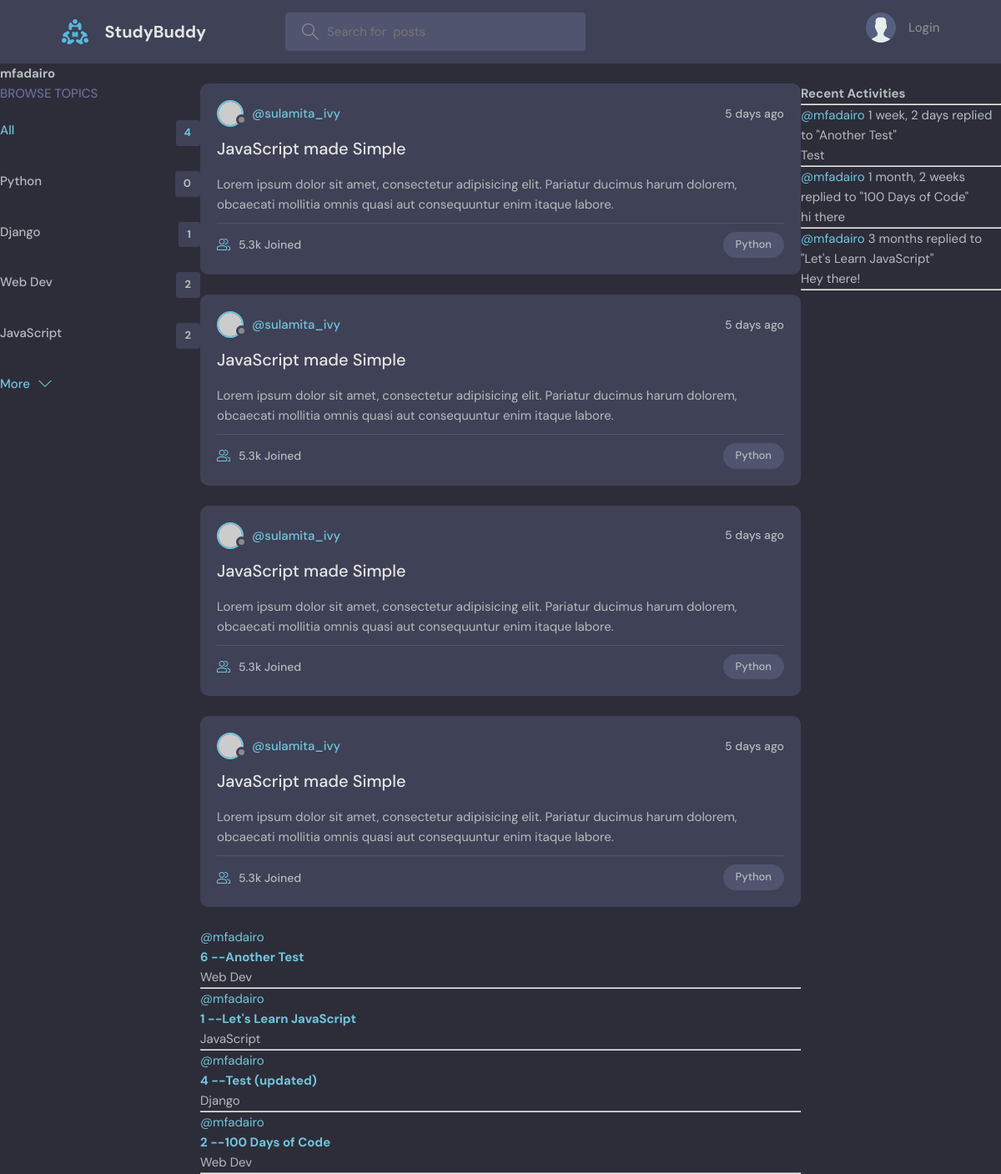
Page /profile/1/ on the earlier database version.
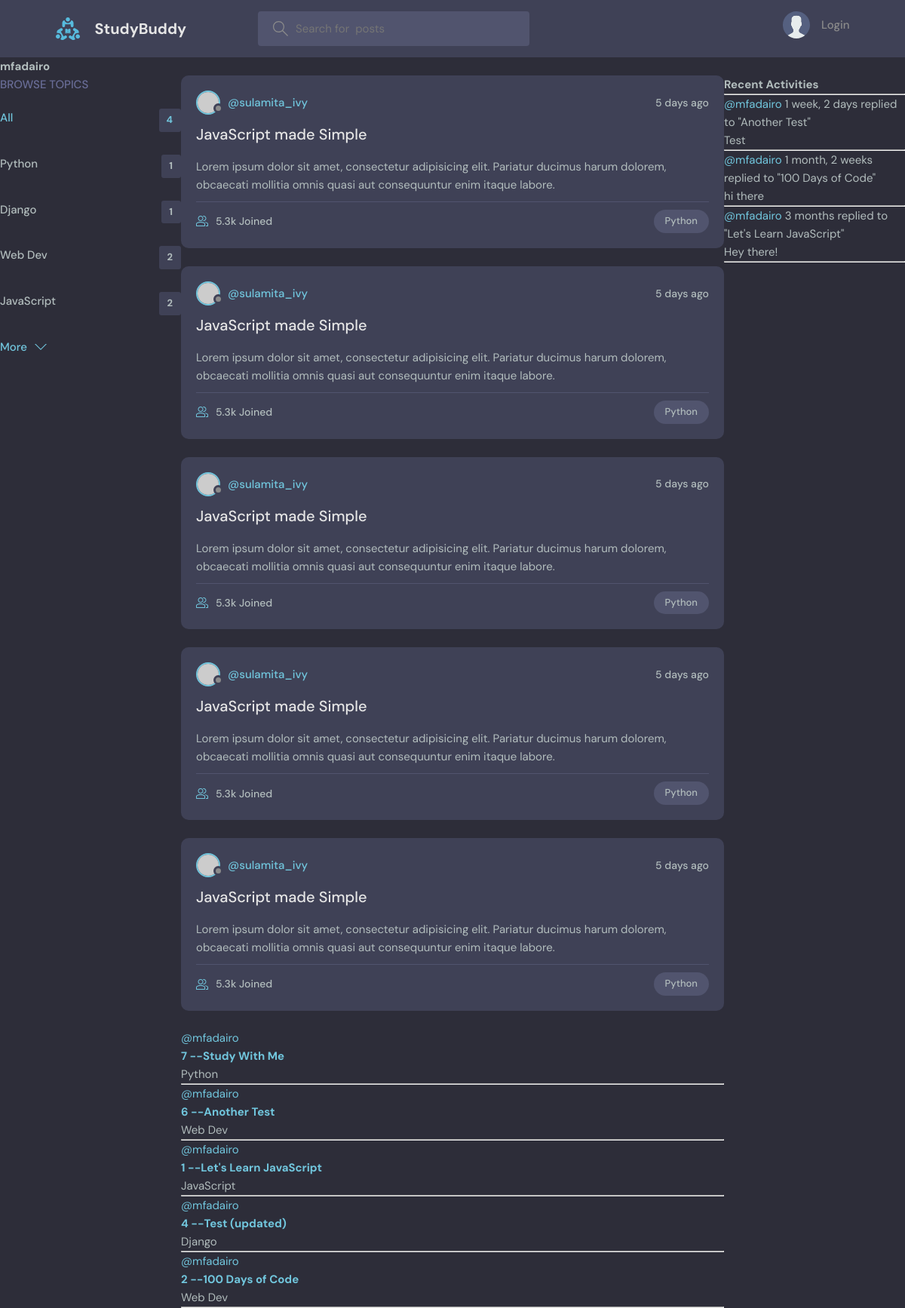
Same page on the later database version.
### base/models.py (models this page shows, shortened)
class Topic(models.Model):
    name = models.CharField(max_length=200)

class Room(models.Model):
    host = models.ForeignKey(User, on_delete=models.SET_NULL, null=True)
    topic = models.ForeignKey(Topic, on_delete=models.SET_NULL, null=True)
    name = models.CharField(max_length=200)
    description = models.TextField(null=True, blank=True)
    participants = models.ManyToManyField(User, related_name='participants', blank=True)
    update = models.DateTimeField(auto_now=True)
    created = models.DateTimeField(auto_now_add=True)
    class Meta:
       ordering = ["-update", "-created"]
    def __str__(self):
        return self.name

class Message(models.Model):
    user = models.ForeignKey(User, on_delete=models.CASCADE)
    room = models.ForeignKey(Room,on_delete=models.CASCADE)
    body = models.TextField()
    update = models.DateTimeField(auto_now=True)
    created = models.DateTimeField(auto_now_add=True)
    class Meta:
       ordering = ["-update", "-created"]
    def __str__(self):
        return self.body[0:50]

### base/views.py (the view)
# urls.py: path('profile/<str:pk>/', views.userProfile, name="user-profile"),
def userProfile(request, pk):
    user = User.objects.get(id=pk)
    room_messages = user.message_set.all()
    topics = Topic.objects.all()
    rooms = user.room_set.all()
    context = {'user': user, 'rooms': rooms,
                'room_messages': room_messages, 'topics': topics}
    return render(request, 'base/profile.html', context)

### base/templates/base/profile.html (shortened to what this page needs)
{% extends 'main.html' %}
{% block content %}
<h1>{{user.username}}</h1>
<div class="profile-container">
    <div>
        {% include 'base/topics_component.html' %}
    </div>
    <div>
        {% include 'base/feed_component.html' %}
    </div>
    <div>
        {% include 'base/activity_component.html' %}
    </div>
</div>
{% endblock content %}

### templates/main.html (shortened to what this page needs)
<!DOCTYPE html>
{% load static %}
<html lang="en">
  <head>
    <link rel="stylesheet" href="{% static 'styles/style.css' %}" />
  </head>
  <body>
    {% include 'navbar.html' %}
    {% block content %}
    {% endblock %}
  </body>
</html>

### templates/navbar.html (shortened to what this page needs)
{% load static %}
<header class="header header--loggedIn">
    <div class="container">
      <a href="{% url 'home' %}" class="header__logo">
        <img src="{% static 'images/logo.svg' %}" />
        <h1>StudyBuddy</h1>
      </a>
      <form class="header__search" method="GET" action="{% url 'home' %}" >
        <label>
          <input name="q" placeholder="Search for  posts" />
        </label>
      </form>
      <nav class="header__menu">
        {% if request.user.is_authenticated %}
        <div class="header__user">
          <a href="profile.html">
            <div class="avatar avatar--medium active">
              <img src="https://randomuser.me/api/portraits/men/37.jpg" />
            </div>
            <p>@{{request.user.username}} <span>@{{request.user.username}}</span></p>
          </a>
          <button class="dropdown-button">
            <svg version="1.1" xmlns="http://www.w3.org/2000/svg" width="32" height="32" viewBox="0 0 32 32">
              <title>chevron-down</title>
              <path d="M16 21l-13-13h-3l16 16 16-16h-3l-13 13z"></path>
            </svg>
          </button>
        </div>
        {% else %}
        <a href="{% url 'login' %}">
          <img src="{% static 'images/avatar.svg' %}" />
          <p>Login</p>
        </a>
        {% endif %}
      </nav>
    </div>
  </header>

### base/templates/base/topics_component.html
<div class="topics">
    <div class="topics__header">
      <h2>Browse Topics</h2>
    </div>
    <ul class="topics__list">
      <li>
        <a href="{% url 'home' %}" class="active">All <span>{{topics.count}}</span></a>
      </li>
      {% for topic in topics %}
      <li>
        <a href="{% url 'home' %}?q={{topic.name}}">{{topic.name}} <span>{{topic.room_set.all.count}}</span></a>
      </li>
      {% endfor %}
    </ul>
    <a class="btn btn--link" href="topics.html">
      More
      <svg version="1.1" xmlns="http://www.w3.org/2000/svg" width="32" height="32" viewBox="0 0 32 32">
        <title>chevron-down</title>
        <path d="M16 21l-13-13h-3l16 16 16-16h-3l-13 13z"></path>
      </svg>
    </a>
  </div>

### base/templates/base/feed_component.html (shortened to what this page needs)
{% for room in rooms %}
<div class="roomListRoom">
    <div class="roomListRoom__header">
      <a href="profile.html" class="roomListRoom__author">
        <div class="avatar avatar--small">
          <img src="https://randomuser.me/api/portraits/women/11.jpg" />
        </div>
        <span>@sulamita_ivy</span>
      </a>
      <div class="roomListRoom__actions">
        <span>5 days ago</span>
      </div>
    </div>
    <div class="roomListRoom__content">
      <a href="room.html">JavaScript made Simple</a>
      <p>
        Lorem ipsum dolor sit amet, consectetur adipisicing elit. Pariatur ducimus harum dolorem, obcaecati
        mollitia omnis quasi aut consequuntur enim itaque labore.
      </p>
    </div>
    <div class="roomListRoom__meta">
      <a href="room.html" class="roomListRoom__joined">
        5.3k Joined
      </a>
      <p class="roomListRoom__topic">Python</p>
    </div>
  </div>
{% endfor %}
    {% for room in rooms %}
        <div>
            <a href="{% url 'user-profile' room.host.id %}">@{{room.host.username}}</a>
            <a><h5>{{room.id}} -- <a href="{% url 'room' room.id %}">{{room.name}}</a></h5>
            <small>{{room.topic.name}}</small>
            <hr>
        </div>
    {% endfor %}

### base/templates/base/activity_component.html (shortened to what this page needs)
<h3>Recent Activities</h3>
<hr>
{% for message in room_messages %}
    <div>
        <small><a href="{% url 'user-profile' message.user.id %}">@{{message.user}}</a> {{message.created|timesince}}</small>
        <small>replied to "{{message.room}}"</small>
        <p>{{message}}</p>
        <hr>
    </div>
{% endfor %}

### base/templates/base/profile.html (style rules this page uses)
.profile-container { display: grid; grid-template-columns: 1fr 3fr 1fr; }

Differences in the rows shown:
computed for Topic "Python": room_set.all.count "0" → "1"
added Room: host.username "mfadairo", id "7", name "Study With Me", topic.name "Python"
